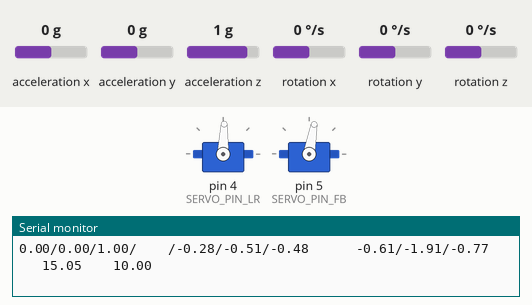
Recording of a sketch running on a simulated Arduino Uno, built with avr-gcc and run on an emulated ATmega328P. Shown: 2 × servo, the last lines printed to the serial monitor. Wiring (inferred from the names in the program): MPU-6050 motion sensor at I2C address 0x68. Inputs (shaded band) come from the test bench; at power-on: rotation x 0 °/s, rotation y 0 °/s, acceleration y 0 g, acceleration z 1 g, acceleration x 0 g, rotation z 0 °/s.

Above: at 1.7 s.
1.8 s: rotation x set to 14 °/s
At 3.6 s:
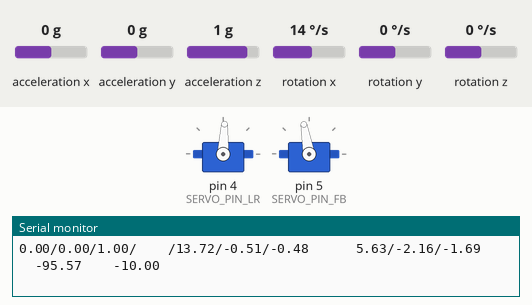
3.9 s: rotation y set to -192 °/s
At 4.33 s:
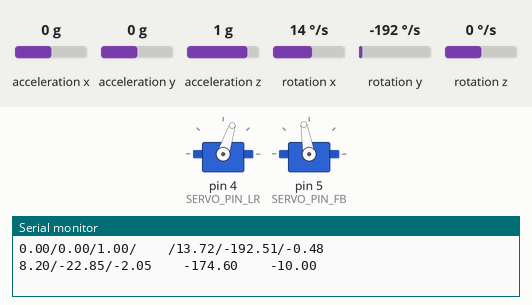
At 6.1 s:
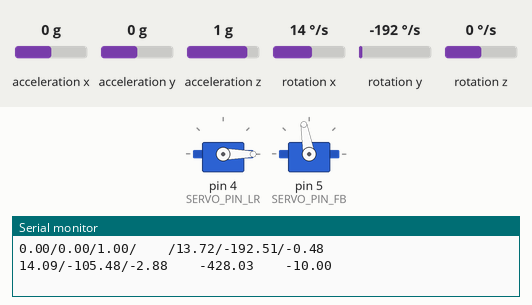
6.9 s: acceleration y set to -0.9 g
9.9 s: acceleration y set to -1.1 g
11.4 s: acceleration z set to -0.8 g
At 12.9 s:
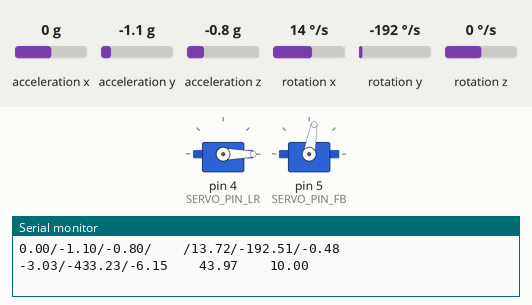
14.4 s: acceleration z set to 0 g
Timing chart, 0 to 29.4 s (numbered marks = the images above; inputs shaded):
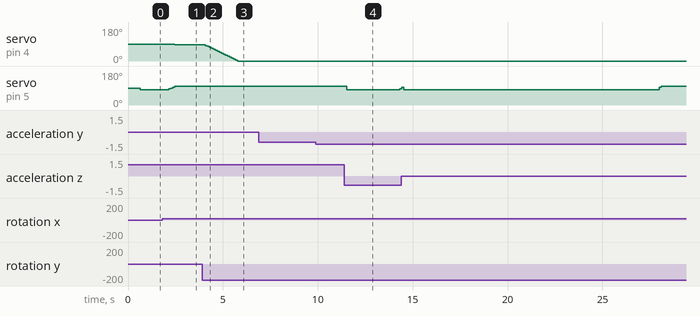

The sketch:

Accelerometer_Gyroscope_Implementation_MK_2.ino
```cpp
/*----------------------------------------
 * Accelerometer_Gyroscope_Implementation_Mk_2.ino
 * Thrust Vectoring Rocket Project
 * by Tom De Vries
 * Version 1 (07/22/2020) Arduino 1.8.12
 *      Combined accelerometer code with (Servo_diamond_move.ino) to make the test stand adjust angle depending on the angle of the MPU6050 accelerometer
 *      The Stand follows the movement of the accelerometer
 *      https://howtomechatronics.com/tutorials/arduino/arduino-and-mpu6050-accelerometer-and-gyroscope-tutorial/
 *
 * Version 2 (07/23/2020) Arduino 1.8.12
 *      Implemented PID Controller raw code to make the stand attempt to correct the rockets movement back to center assuming the MPU6050 is attached to the rocket
 *      The Stand follows the movement of the accelerometer
 *      https://www.teachmemicro.com/arduino-pid-control-tutorial/
 *      https://playground.arduino.cc/Code/PIDLibrary/
 *
 * ---------------------------------------
 */


//library imports
#include <Wire.h>
#include <Servo.h>

#define SERVO_PIN_LR 4
#define SERVO_PIN_FB 5

Servo servo_LR;
Servo servo_FB;


//---------------------------------------------------------------------------------------
//                                    Constants
//---------------------------------------------------------------------------------------
const int MPU = 0x68; // MPU6050 I2C address

//error calculation constants
int c = 0;
float AccX, AccY, AccZ;
float GyroX, GyroY, GyroZ;
float AccErrorX, AccErrorY, GyroErrorX, GyroErrorY, GyroErrorZ;

//Angle measuring constants
float accAngleX, accAngleY, gyroAngleX, gyroAngleY, gyroAngleZ;
float roll, pitch, yaw;
float elapsedTime, currentTime, previousTime;

//PID constants
double kp = 10;
double ki = .01;
double kd = 1;

//double kp = 10;
//double ki = .1;
//double kd = .000001;


unsigned long currentTime2, previousTime2;
double elapsedTime2;
double error;
double lastError;
double input, output, setPoint;
double cumError, rateError;


//---------------------------------------------------------------------------------------
//                                        SETUP
//---------------------------------------------------------------------------------------

void setup()
{
  Serial.begin(19200);               // send and receive at 19200 baud rate
  Wire.begin();                      // Initialize comunication to chip
  Wire.beginTransmission(MPU);       // Start communication with MPU6050 // MPU=0x68
  Wire.write(0x6B);                  // Talk to the register 6B
  Wire.write(0x00);                  // Make reset - place a 0 into the 6B register
  Wire.endTransmission(true);        //end the transmission


  // Call this function if you need to get the IMU error values for your module
  calculate_IMU_error();
  delay(20);


  //Attach servo to pins
  servo_LR.attach(SERVO_PIN_LR);
  servo_FB.attach(SERVO_PIN_FB);


  //Set point for the PID  Controller
  setPoint = 0;                          //set point at zero degrees
}
//---------------------------------------------------------------------------------------
//                                      Main Loop
//---------------------------------------------------------------------------------------
void loop()
{
  // === Read acceleromter data === //
  Wire.beginTransmission(MPU);
  Wire.write(0x3B); // Start with register 0x3B (ACCEL_XOUT_H)
  Wire.endTransmission(false);
  Wire.requestFrom(MPU, 6, true); // Read 6 registers total, each axis value is stored in 2 registers
  //For a range of +-2g, we need to divide the raw values by 16384, according to the datasheet
  AccX = (Wire.read() << 8 | Wire.read()) / 16384.0; // X-axis value
  AccY = (Wire.read() << 8 | Wire.read()) / 16384.0; // Y-axis value
  AccZ = (Wire.read() << 8 | Wire.read()) / 16384.0; // Z-axis value
  // Calculating Roll and Pitch from the accelerometer data
  accAngleX = (atan(AccY / sqrt(pow(AccX, 2) + pow(AccZ, 2))) * 180 / PI) - 0.66; // AccErrorX ~(0.96) See the calculate_IMU_error()custom function for more details
  accAngleY = (atan(-1 * AccX / sqrt(pow(AccY, 2) + pow(AccZ, 2))) * 180 / PI) - 2.28; // AccErrorY ~(1.00)
  // === Read gyroscope data === //
  previousTime = currentTime;        // Previous time is stored before the actual time read
  currentTime = millis();            // Current time actual time read
  elapsedTime = (currentTime - previousTime) / 1000; // Divide by 1000 to get seconds
  Wire.beginTransmission(MPU);
  Wire.write(0x43); // Gyro data first register address 0x43
  Wire.endTransmission(false);
  Wire.requestFrom(MPU, 6, true); // Read 4 registers total, each axis value is stored in 2 registers
  GyroX = (Wire.read() << 8 | Wire.read()) / 131.0; // For a 250deg/s range we have to divide first the raw value by 131.0, according to the datasheet
  GyroY = (Wire.read() << 8 | Wire.read()) / 131.0;
  GyroZ = (Wire.read() << 8 | Wire.read()) / 131.0;
  // Correct the outputs with the calculated error values
  GyroX = GyroX - 0.28; // GyroErrorX ~(0.24)
  GyroY = GyroY - 0.51; // GyroErrorY ~(0.49)
  GyroZ = GyroZ - 0.48; // GyroErrorZ ~ (0.41)
  // Currently the raw values are in degrees per seconds, deg/s, so we need to multiply by sendonds (s) to get the angle in degrees
  gyroAngleX = gyroAngleX + GyroX * elapsedTime; // deg/s * s = deg
  gyroAngleY = gyroAngleY + GyroY * elapsedTime;
  yaw =  yaw + GyroZ * elapsedTime;
  // Complementary filter - combine acceleromter and gyro angle values
  roll = 0.25 * gyroAngleX + 0.75 * accAngleX;
  pitch = 0.25 * gyroAngleY + 0.75 * accAngleY;


  Serial.print(AccX);
  Serial.print("/");
  Serial.print(AccY);
  Serial.print("/");
  Serial.print(AccZ);
  Serial.print("/    /");
  Serial.print(GyroX);
  Serial.print("/");
  Serial.print(GyroY);
  Serial.print("/");
  Serial.print(GyroZ);

  Serial.print("\t\t\t");
  // Print the values on the serial monitor
  Serial.print(roll);
  Serial.print("/");
  Serial.print(pitch);
  Serial.print("/");
  Serial.print(yaw);

  //
  input = roll;                //read from rotary encoder connected to A0
  output = computePID(input);

  Serial.print("\t\t");
  Serial.print(output);
  //analogWrite(3, output);                //control the motor based on PID value
  //Serial.print(output);
  //servo_FB.write(output);
  if(output >= 10)
  {
    output = 10;
  }
  else if(output <= -10)
  {
    output = -10;
  }
  delay(100);
  Serial.print("\t\t");
  Serial.println(output);
  servo_LR.write(90 + pitch);
  servo_FB.write(90 - output);

  //delay(100);


}

//---------------------------------------------------------------------------------------
//                                    Chip Error
//---------------------------------------------------------------------------------------
void calculate_IMU_error()
{
  // We can call this funtion in the setup section to calculate the accelerometer and gyro data error. From here we will get the error values used in the above equations printed on the Serial Monitor.
  // Note that we should place the IMU flat in order to get the proper values, so that we then can the correct values
  // Read accelerometer values 200 times
  while (c < 200)
  {
    Wire.beginTransmission(MPU);
    Wire.write(0x3B);
    Wire.endTransmission(false);
    Wire.requestFrom(MPU, 6, true);
    AccX = (Wire.read() << 8 | Wire.read()) / 16384.0 ;
    AccY = (Wire.read() << 8 | Wire.read()) / 16384.0 ;
    AccZ = (Wire.read() << 8 | Wire.read()) / 16384.0 ;
    // Sum all readings
    AccErrorX = AccErrorX + ((atan((AccY) / sqrt(pow((AccX), 2) + pow((AccZ), 2))) * 180 / PI));
    AccErrorY = AccErrorY + ((atan(-1 * (AccX) / sqrt(pow((AccY), 2) + pow((AccZ), 2))) * 180 / PI));
    c++;
  }
  //Divide the sum by 200 to get the error value
  AccErrorX = AccErrorX / 200;
  AccErrorY = AccErrorY / 200;
  c = 0;
  // Read gyro values 200 times
  while (c < 200)
  {
    Wire.beginTransmission(MPU);
    Wire.write(0x43);
    Wire.endTransmission(false);
    Wire.requestFrom(MPU, 6, true);
    GyroX = Wire.read() << 8 | Wire.read();
    GyroY = Wire.read() << 8 | Wire.read();
    GyroZ = Wire.read() << 8 | Wire.read();
    // Sum all readings
    GyroErrorX = GyroErrorX + (GyroX / 131.0);
    GyroErrorY = GyroErrorY + (GyroY / 131.0);
    GyroErrorZ = GyroErrorZ + (GyroZ / 131.0);
    c++;
  }
  //Divide the sum by 200 to get the error value
  GyroErrorX = GyroErrorX / 200;
  GyroErrorY = GyroErrorY / 200;
  GyroErrorZ = GyroErrorZ / 200;
  // Print the error values on the Serial Monitor
  Serial.print("AccErrorX: ");
  Serial.println(AccErrorX);
  Serial.print("AccErrorY: ");
  Serial.println(AccErrorY);
  Serial.print("GyroErrorX: ");
  Serial.println(GyroErrorX);
  Serial.print("GyroErrorY: ");
  Serial.println(GyroErrorY);
  Serial.print("GyroErrorZ: ");
  Serial.println(GyroErrorZ);
}
//---------------------------------------------------------------------------------------
//                                    PID Controller
//---------------------------------------------------------------------------------------
double computePID(double inp)
{
  currentTime2 = millis();                                    //get current time
  elapsedTime2 = (double)(currentTime2 - previousTime2);        //compute time elapsed from previous computation

  error = setPoint - inp;                                    // determine error
  cumError += error * elapsedTime2;                           // compute integral
  rateError = (error - lastError)/elapsedTime2;               // compute derivative

  double out = kp*error + ki*cumError + kd*rateError;        //PID output

  lastError = error;                                         //remember current error
  previousTime2 = currentTime2;                                //remember current time

  return out;                                                //have function return the PID output
}
```

Measured:
- after the input at 1.8 s, servo on pin 5 (SERVO_PIN_FB): moves from 80° to 100° over 0.43 s, starting after 0.23 s
- after the input at 3.9 s, servo on pin 4 (SERVO_PIN_LR): moves from 87° to 0° over 1.7 s, starting after 0.16 s
- after the input at 11.4 s, servo on pin 5 (SERVO_PIN_FB): 100° → 80° after 0.12 s, → 81° 2.7 s later, → 87° 0.11 s later
